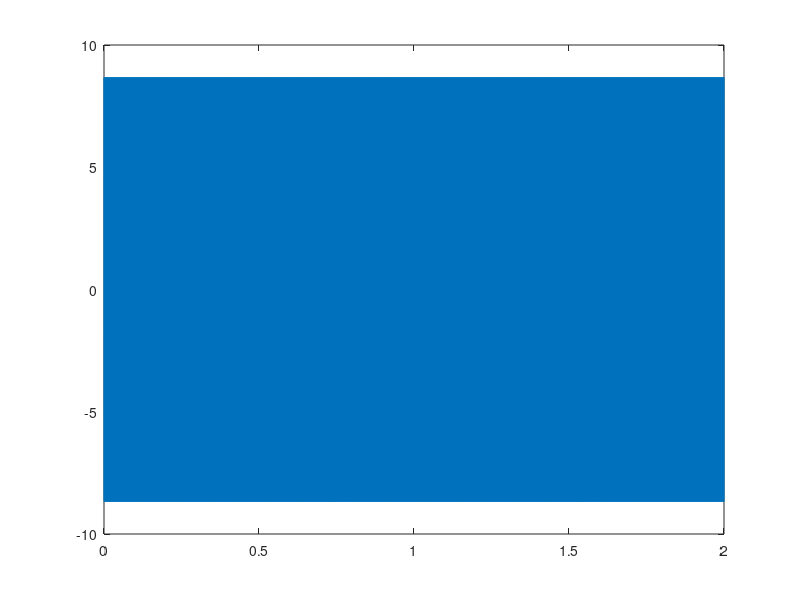

Write MATLAB code to recreate this figure. (Note: this script raises an error after producing the figure.)
pkg load signal;
clc
clear all
close all

fs = 100e3;
f1 = 1e3;
f2 = 3e3;
f3 = 5e3;


Ts = 1/fs;
t_final = 2

A1 = 6;
A2 = 5/3;
A3 = 1;

t = [0:Ts:t_final];

x1_t = A1*cos(2*pi*f1*t);
x2_t = A2*cos(2*pi*f2*t);
x3_t = A3*cos(2*pi*f3*t);

s_t = x1_t + x2_t + x3_t;

passo_f = 1;
f = [-fs/2:passo_f:fs/2];
S_f = fftshift(fft(s_t))/length(s_t);

ordem = 1000;
f1_cut = 2000;
f2_cut = 4000;


##filtro_pb_t = fir1(ordem, (f1_cut*2)/fs);
##filtro_pa_t = fir1(ordem,'high', (f2_cut*2)/fs);
##filtro_pf_t = fir1(ordem, [(f1_cut*2)/fs (f2_cut*2)/fs]);
##
##y1_t = filter(filtro_pa_t, 1 ,s_t);
##y2_t = filter(filtro_pb_t, 1 ,s_t);
##y3_t = filter(filtro_pf_t, 1 ,s_t);


%Transformando no Dominio da Frequencia
figure(1);
S_f = fft(s_t)/length(s_t);
S_f = fftshift(S_f);
passo_f = 1/t_final;
f = [-fs/2:passo_f:fs/2];

% Plot no Dominio do tempo
figure(2)
plot(t,s_t)
xlim([0 3*T])

subplot(311)
plot(t,y1_t)
xlim([0 5*(1/f1)]);

subplot(312)
plot(t,y1_t)
xlim([0 5*(1/f1)]);

subplot(313)
plot(t,y1_t)
xlim([0 5*(1/f1)]);


